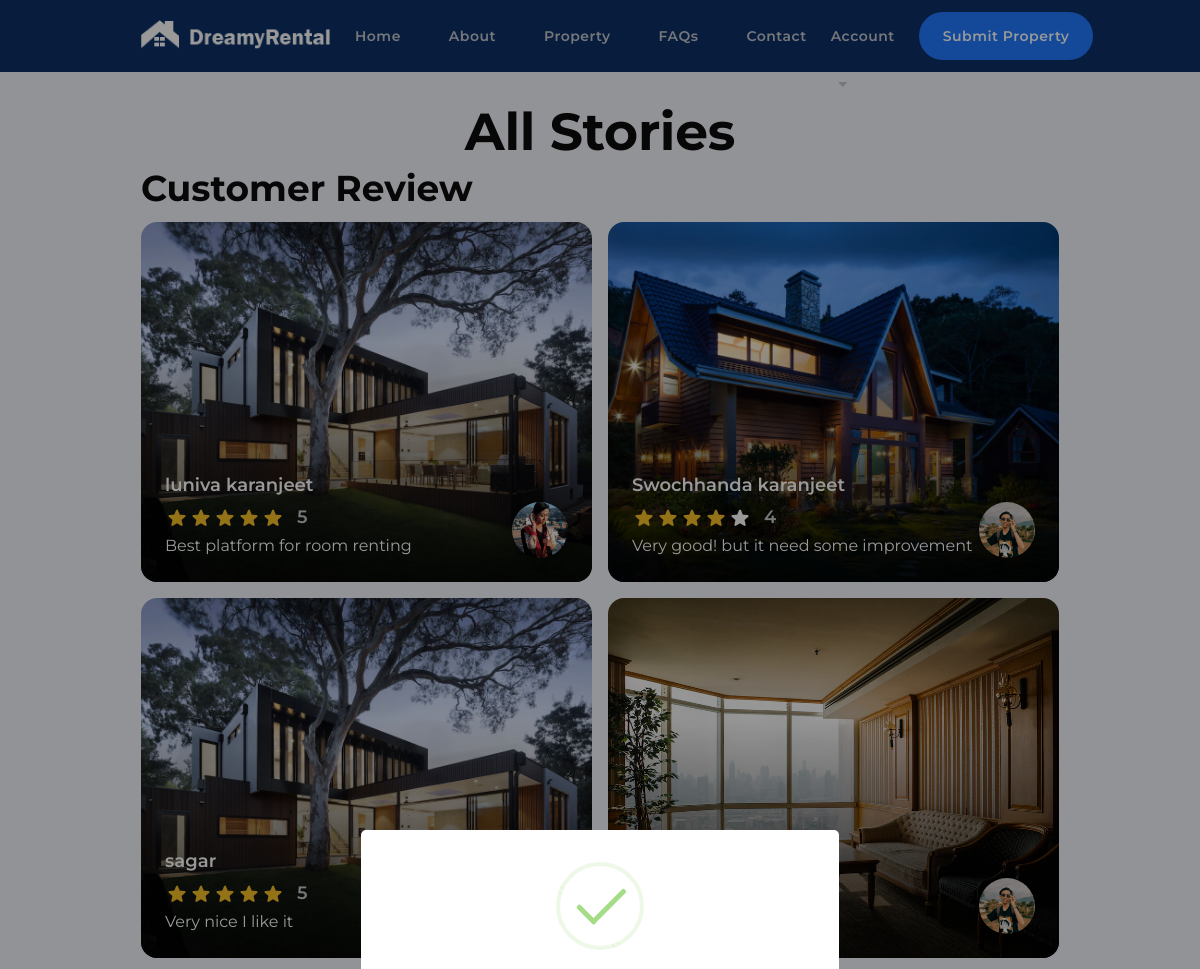
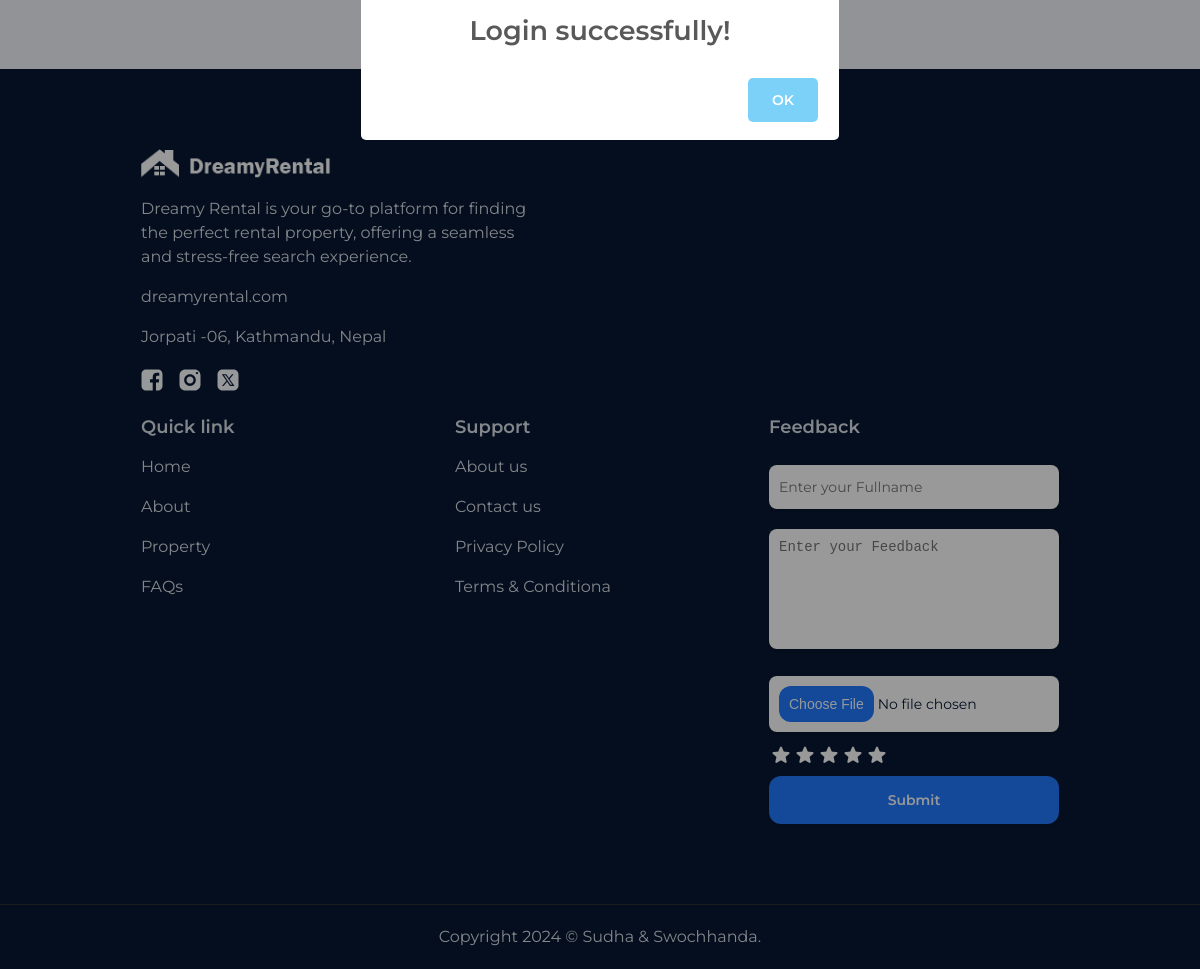
/User/viewallstory.php (signed in), run on the app's committed database (2 pictures, top to bottom).
### tables this page shows
CREATE TABLE `feedback` (
  `id` int(11) NOT NULL,
  `name` varchar(100) NOT NULL,
  `feedback` varchar(1000) NOT NULL,
  `bimage` varchar(100) NOT NULL,
  `rating` tinyint(10) NOT NULL,
  `profile` varchar(100) NOT NULL
);

### User/viewallstory.php (the view, shortened to what this page needs)
<!DOCTYPE html>
<html lang="en">
<head>
    <?php require("../Including/links.php"); ?>
    <link rel="stylesheet" href="../css/property.css">
    <link rel="stylesheet" href="../css/headernextpag.css">
</head>
<body>
    <?php
    require("../including/header.php");
    ?>
    <main>
        <article>
            <?php require("../Including/form.php"); ?>
            <section class="section property">
                <div class="container">
                    <h1 class="headline-large property-title title">All Stories</h1>
                    <h2 class="section-title headline-small" style="margin-bottom: 10px;">Customer Review</h2>
                    <div class="allstory">
                        <ul class="story-list">
                            <?php
                            $sql = "SELECT * FROM feedback";
                            $data = mysqli_query($conn, $sql);
                            $total = mysqli_num_rows($data);
                            if ($total > 0) {
                                while ($row = mysqli_fetch_assoc($data)) {
                                    ?>
                                    <li class="story-card"
                                        style="background-image: url(../uploadphoto/feedback/<?php echo !empty($row['bimage']) ? $row['bimage'] : 'default.png'; ?>);">
                                        <a href="#" class="overlay-content">
                                            <div>
                                                <h3 class="title-small"><?php echo $row['name']; ?></h3>
                                                <div class="rating-wrapper">
                                                    <?php for ($i = 0; $i < $row['rating']; $i++): ?>
                                                        <span class="material-symbols-rounded" aria-hidden="true"
                                                            data-index="0">star</span>
                                                    <?php endfor; ?>
                                                    <?php for ($i = $row['rating']; $i < 5; $i++): ?>
                                                        <span class="material-symbols-rounded" aria-hidden="true"
                                                            style="color: white;">star_border</span>
                                                    <?php endfor; ?>
                                                    <data value="<?php echo htmlspecialchars($row['rating']); ?>"
                                                        class="title-small rating-text">
                                                        <?php echo htmlspecialchars($row['rating']); ?>
                                                    </data>
                                                </div>
                                                <p class="body-medium" style="margin-top: 5px;"><?php echo $row['feedback']; ?>
                                                </p>
                                            </div>
                                            <figure class="card-avatar">
                                                <img src="../uploadphoto/users/<?php echo !empty($row['profile']) ? $row['profile'] : 'default.png'; ?>"
                                                    width="56" height="56" loading="lazy" alt="" class="img-cover">
                                            </figure>
                                        </a>
                                    </li>
                                    <?php
                                }
                            }
                            ?>
                        </ul>
                    </div>
                </div>
            </section>
        </article>
    </main>
    <?php
    require("../including/footer.php");
    ?>
</body>
</html>

### css/styles.css (style rules this page uses)
*, *::before, *::after { margin: 0; padding: 0; box-sizing: border-box; }
li { list-style: none; }
a { color: inherit; text-decoration: none; }
img { height: auto; }
html { font-family: var(--font-primary); font-size: var(--fs-base); scroll-behavior: smooth; }
body { background-color: var(--neutral-98); color: var(--neutral-5); font-size: var(--fs-body-medium); line-height: var(--lh-body-medium); height: 100vh; }
.material-symbols-rounded { display:block; width: 1em; height:1em; overflow: heidden; font-variation-settings: 'FILL' 0, 'wght' 400, 'GRAD' 0, 'opsz' 24; }
.container { padding-inline: 16px; max-width: 500px; width: 100%; margin-inline: auto; }
.section { padding-block-end: 60px; }
.img-cover { width: 100%; height: 100%; object-fit: cover; }
.property { padding-block-start: 60px; }
.story-list { display: grid; gap: 16px; }
.story-card { position: relative; height: 360px; background-repeat: no-repeat; background-size: cover; background-position: center; border-radius: var(--radius-large); overflow: hidden; transition: var(--transition-duration-quick) var(--transition-easing-quick); }
.story-card .overlay-content { position: absolute; inset: 0; background: linear-gradient(180deg, #00000000 33.33%, #000000cc 100%); color: var(--white); display: flex; justify-content: space-between; align-items: flex-end; padding: 24px; }
.story-card .rating-wrapper { display: flex; align-items: center; margin-block-start: 8px; }
.story-card .rating-text { margin-inline-start: 12px; color: var(--neutral-80); }
.story-card .material-symbols-rounded { font-variation-settings: 'FILL' 1; color: var(--yellow); }
.story-card .card-avatar { width: 56px; height: 56px; border-radius: var(--radius-circle); box-shadow: var(--shadow-3); overflow: hidden; }

### css/customeproperties.css (style rules this page uses)
:root { --white: #FFFFFF; --yellow: #F6BD26; --primary-100: #2179FF; --primary-90: #1E6DE5; --primary-80: #1B61CC; --primary-70: #1755B2; --primary-40: #0D3166; --primary-20: #071833; --secondary-100: #21FFFF; --secondary-20: #073333; --neutral-100: #FAFCFF; --neutral-98: #F2F5FA; --neutral-95: #E9ECF2; --neutral-90: #DADFE5; --neutral-80: #C2C6CC; --neutral-60: #919499; --neutral-50: #797C80; --neutral-40: #616366; --neutral-30: #494A4D; --neutral-20: #303133; --neutral-10: #18191A; --neutral-5: #0C0C0D; --error-100: #FF2134; --gradient: linear-gradient(270deg, #0f4392 0%, #001d3d 100%); --font-primary: 'Montserrat', sans-serif; --fs-base: 62.5%; --fs-headline-large: 3.6rem; --fs-headline-medium: 2.8rem; --fs-headline-small: 2.8rem; --fs-title-large: 2.2rem; --fs-title-medium: 2rem; --fs-title-small: 1.8rem; --fs-body-large: 1.6rem; --fs-body-medium: 1.6rem; --fs-label-large: 1.6rem; --fs-label-medium: 1.4rem; --lh-headline-large: 44px; --lh-headline-medium: 36px; --lh-headline-small: 36px; --lh-title-large: 28px; --lh-title-medium: 24px; --lh-title-small: 24px; --lh-body-large: 24px; --lh-body-medium: 24px; --lh-label-large: 24px; --lh-label-medium: 20px; --weight-bold: 700; --weight-semiBold: 600; --weight-regular: 400; --traking-n-025: -0.25px; --traking-p-05: 0.5px; --radius-small: 8px; --radius-medium: 12px; --radius-large: 16px; --radius-extra-large: 32px; --radius-full: 1000px; --radius-circle: 50%; --shadow-1: 0px 2px 4px 0px #00000033; --shadow-2: 0px 5px 10px 0px #0000000D; --shadow-3: 0px 5px 10px 0px #00000033; --shadow-4: 0px 10px 20px 0px #0000001A; --transition-easing-quick: cubic-bezier(0, 0.7, 0.3, 1); --transition-duration-quick: 200ms; --transition-duration-smooth: 500ms; }

### css/typography.css (style rules this page uses)
.headline-large { font-size: var(--fs-headline-large); line-height: var(--lh-headline-large); font-weight: var(--weight-bold); letter-spacing: var(--traking-n-025); }
.headline-small { font-size: var(--fs-headline-small); line-height: var(--lh-headline-small); font-weight: var(--weight-bold); }
.title-small { font-size: var(--fs-title-small); line-height: var(--lh-title-small); font-weight: var(--weight-semiBold); }
.body-medium { font-size: var(--fs-body-medium); line-height: var(--lh-body-medium); font-weight: var(--weight-regular); }

### css/property.css (style rules this page uses)
.property { padding-block-start: 100px; }
.title { display: flex; justify-content: center; align-items: center; padding-inline: 16px; }

### data on the page
feedback: bimage (picture), name "luniva karanjeet", rating "5", feedback "Best platform for room renting", profile (picture)
feedback: bimage (picture), name "Swochhanda karanjeet", rating "4", feedback "Very good! but it need some improvement", profile (picture)
feedback: bimage (picture), name "sagar", rating "5", feedback "Very nice I like it"
feedback: bimage (picture), $row['rating'] 4 (drawn), profile (picture)
